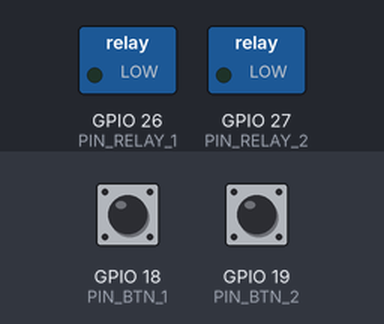
Simulated run of this sketch. Board: ESP32. Shown: switched loads named in the sketch (green lamp = pin HIGH). The inputs (shaded band) are chosen by the test bench; at power-on: GPIO 18 (PIN_BTN_1) HIGH, GPIO 19 (PIN_BTN_2) HIGH. WiFi joins after 1.5 s; servers stay silent unless stated; not simulated (calls return 0 or success): secrets.example.h; names the files do not define were given values by the test bench: WS_HUB_PORT = 80; what the sketch prints to the serial monitor is not drawn.

Above: at 2.7 s.
2.8 s: GPIO 18 (PIN_BTN_1) pulled LOW for 0.15 s
At 3.5 s:
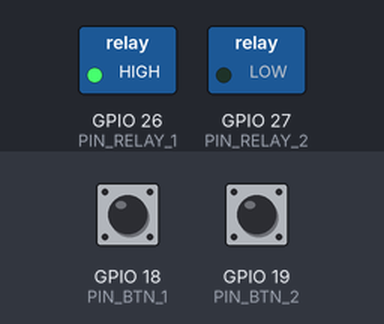
4.4 s: GPIO 19 (PIN_BTN_2) pulled LOW for 0.15 s
At 4.7 s:
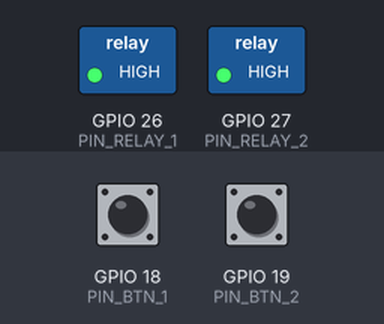
6.0 s: GPIO 18 (PIN_BTN_1) pulled LOW for 1 s
At 7.1 s:
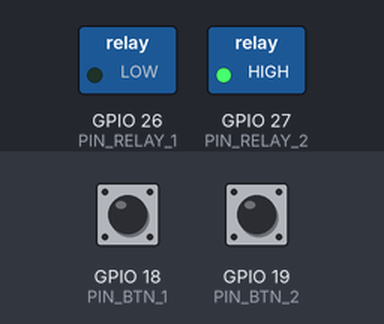
10.0 s: GPIO 18 (PIN_BTN_1) pulled LOW for 3.2 s
At 11.4 s:
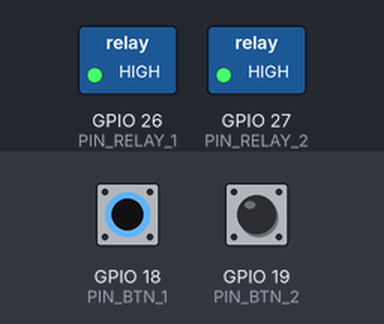
14.7 s: GPIO 19 (PIN_BTN_2) pulled LOW for 1 s
At 16.1 s:
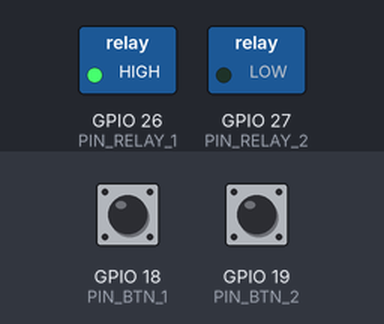
Timing chart, 0 to 17.7 s (numbered marks = the images above; inputs shaded):
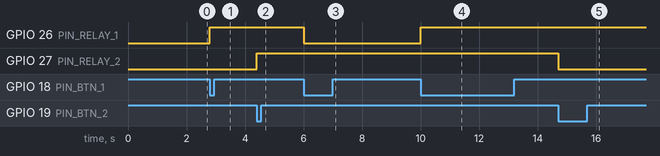

The sketch:

socketio_realtime_node.ino
```cpp
/*
 * Project 22: Full-Duplex Bi-Directional WebSockets & Flask-SocketIO Realtime Hub
 * Target Architectures: ESP32 & ESP8266
 * Features:
 *   - Hardware Interrupt (ISR) + 35 ms debounced tactile pushbuttons (2 channels)
 *   - 2-Channel Digital Relay Outputs (GPIO 26 / GPIO 27 on ESP32)
 *   - Persistent Engine.IO v4 / Socket.IO WebSocket framing via WebSocketsClient
 *   - Sub-50ms physical button-press push to all connected browsers without HTTP polling
 *   - Immediate relay actuation upon receiving "mcu_set_relay" event from web UI
 */

#include <Arduino.h>
#if defined(ESP32)
  #include <WiFi.h>
#elif defined(ESP8266)
  #include <ESP8266WiFi.h>
  #define IRAM_ATTR ICACHE_RAM_ATTR
#endif
#include <WebSocketsClient.h>

#if __has_include("secrets.h")
  #include "secrets.h"
#else
  #include "secrets.example.h"
#endif

#if defined(ESP32)
  constexpr uint8_t PIN_RELAY_1 = 26;
  constexpr uint8_t PIN_RELAY_2 = 27;
  constexpr uint8_t PIN_BTN_1   = 18;
  constexpr uint8_t PIN_BTN_2   = 19;
#else
  constexpr uint8_t PIN_RELAY_1 = 5;  // D1
  constexpr uint8_t PIN_RELAY_2 = 4;  // D2
  constexpr uint8_t PIN_BTN_1   = 12; // D6
  constexpr uint8_t PIN_BTN_2   = 13; // D7
#endif

constexpr uint32_t DEBOUNCE_MS = 35UL;

WebSocketsClient webSocket;

struct NodeState {
  uint8_t  relay1;
  uint8_t  relay2;
  uint32_t seq;
  bool     wsConnected;
};

NodeState state = {0, 0, 0, false};

// ISR flags and debounce timestamps
volatile bool     isrBtn1Triggered = false;
volatile uint32_t isrBtn1LastMs    = 0;
volatile bool     isrBtn2Triggered = false;
volatile uint32_t isrBtn2LastMs    = 0;

void IRAM_ATTR onButton1Fall() {
  uint32_t now = millis();
  if (now - isrBtn1LastMs >= DEBOUNCE_MS) {
    isrBtn1LastMs    = now;
    isrBtn1Triggered = true;
  }
}

void IRAM_ATTR onButton2Fall() {
  uint32_t now = millis();
  if (now - isrBtn2LastMs >= DEBOUNCE_MS) {
    isrBtn2LastMs    = now;
    isrBtn2Triggered = true;
  }
}

void applyRelays() {
  digitalWrite(PIN_RELAY_1, state.relay1 ? HIGH : LOW);
  digitalWrite(PIN_RELAY_2, state.relay2 ? HIGH : LOW);
}

// Emit Socket.IO event frame ("42[\"device_state_update\",{...}]")
void emitDeviceState(const char* triggerSource) {
  if (!state.wsConnected) return;
  state.seq++;
  char frame[256];
  snprintf(
    frame,
    sizeof(frame),
    "42[\"device_state_update\",{\"device_id\":\"%s\",\"seq\":%lu,\"relay1\":%u,\"relay2\":%u,\"source\":\"%s\",\"uptime_ms\":%lu}]",
    DEVICE_ID,
    static_cast<unsigned long>(state.seq),
    state.relay1,
    state.relay2,
    triggerSource,
    static_cast<unsigned long>(millis())
  );
  webSocket.sendTXT(frame);
}

void handleSocketIoEvent(const char* jsonArrayPayload) {
  // Parse ["mcu_set_relay",{"channel":1,"state":1}] or ["web_toggle_relay",...]
  if (strstr(jsonArrayPayload, "mcu_set_relay") != nullptr ||
      strstr(jsonArrayPayload, "web_toggle_relay") != nullptr) {
    const char* chPtr = strstr(jsonArrayPayload, "\"channel\":");
    const char* stPtr = strstr(jsonArrayPayload, "\"state\":");
    int channel = chPtr ? atoi(chPtr + 10) : 0;
    int targetState = stPtr ? atoi(stPtr + 8) : -1;

    if (channel == 1) {
      state.relay1 = (targetState == 0 || targetState == 1) ? static_cast<uint8_t>(targetState) : (state.relay1 ^ 1);
      applyRelays();
      emitDeviceState("WEB_SOCKETIO");
    } else if (channel == 2) {
      state.relay2 = (targetState == 0 || targetState == 1) ? static_cast<uint8_t>(targetState) : (state.relay2 ^ 1);
      applyRelays();
      emitDeviceState("WEB_SOCKETIO");
    }
  }
}

void onWebSocketEvent(WStype_t type, uint8_t* payload, size_t length) {
  switch (type) {
    case WStype_DISCONNECTED:
      state.wsConnected = false;
      Serial.println(F("[WS] Disconnected from Flask-SocketIO Hub."));
      break;

    case WStype_CONNECTED:
      Serial.println(F("[WS] TCP/WebSocket connected; sending Socket.IO v4 namespace connect (40)..."));
      webSocket.sendTXT("40");
      state.wsConnected = true;
      emitDeviceState("MCU_BOOT_SYNC");
      break;

    case WStype_TEXT: {
      const char* msg = reinterpret_cast<const char*>(payload);
      if (length >= 1 && msg[0] == '2') {
        // Engine.IO PING ("2") -> reply PONG ("3") immediately for low-latency keepalive
        webSocket.sendTXT("3");
      } else if (length >= 2 && msg[0] == '4' && msg[1] == '2') {
        handleSocketIoEvent(msg + 2);
      }
      break;
    }

    default:
      break;
  }
}

void setup() {
  Serial.begin(115200);
  pinMode(PIN_RELAY_1, OUTPUT);
  pinMode(PIN_RELAY_2, OUTPUT);
  pinMode(PIN_BTN_1, INPUT_PULLUP);
  pinMode(PIN_BTN_2, INPUT_PULLUP);
  applyRelays();

  attachInterrupt(digitalPinToInterrupt(PIN_BTN_1), onButton1Fall, FALLING);
  attachInterrupt(digitalPinToInterrupt(PIN_BTN_2), onButton2Fall, FALLING);

  WiFi.mode(WIFI_STA);
  WiFi.begin(WIFI_SSID, WIFI_PASSWORD);
  Serial.printf("[WiFi] Connecting to %s", WIFI_SSID);
  while (WiFi.status() != WL_CONNECTED) {
    delay(250);
    Serial.print('.');
  }
  Serial.printf("\n[WiFi] Connected! IP: %s\n", WiFi.localIP().toString().c_str());

  webSocket.begin(WS_HUB_HOST, WS_HUB_PORT, WS_HUB_PATH);
  webSocket.onEvent(onWebSocketEvent);
  webSocket.setReconnectInterval(2000);
}

void loop() {
  webSocket.loop();

  if (isrBtn1Triggered) {
    noInterrupts();
    isrBtn1Triggered = false;
    interrupts();
    state.relay1 ^= 1;
    applyRelays();
    Serial.printf("[ISR] Physical Button 1 pressed -> Relay 1 = %u\n", state.relay1);
    emitDeviceState("HW_BUTTON_1");
  }

  if (isrBtn2Triggered) {
    noInterrupts();
    isrBtn2Triggered = false;
    interrupts();
    state.relay2 ^= 1;
    applyRelays();
    Serial.printf("[ISR] Physical Button 2 pressed -> Relay 2 = %u\n", state.relay2);
    emitDeviceState("HW_BUTTON_2");
  }
}
```

secrets.example.h
```cpp
#pragma once

// Copy this file to secrets.h and configure for your local Wi-Fi and Flask-SocketIO Hub.

#define WIFI_SSID        "IOT_LAB_24GHZ"
#define WIFI_PASSWORD    "ReplaceWithStrongWPA2Passphrase"

// Flask-SocketIO / WebSocket Hub Host & Port
#define WS_HUB_HOST      "192.168.1.100"
#define WS_HUB_PORT      5003
#define WS_HUB_PATH      "/socket.io/?EIO=4&transport=websocket"

#define DEVICE_ID        "esp32-rt-node-01"
#define DEVICE_TOKEN     "iot-lab-track3-ws-token-2026"
```

Measured:
- after the input at 2.8 s, GPIO 26 (PIN_RELAY_1): LOW → HIGH at once
- after the input at 4.4 s, GPIO 27 (PIN_RELAY_2): LOW → HIGH at once
- after the input at 6.0 s, GPIO 26 (PIN_RELAY_1): HIGH → LOW at once
- after the input at 10.0 s, GPIO 26 (PIN_RELAY_1): LOW → HIGH at once
- after the input at 14.7 s, GPIO 27 (PIN_RELAY_2): HIGH → LOW at once
